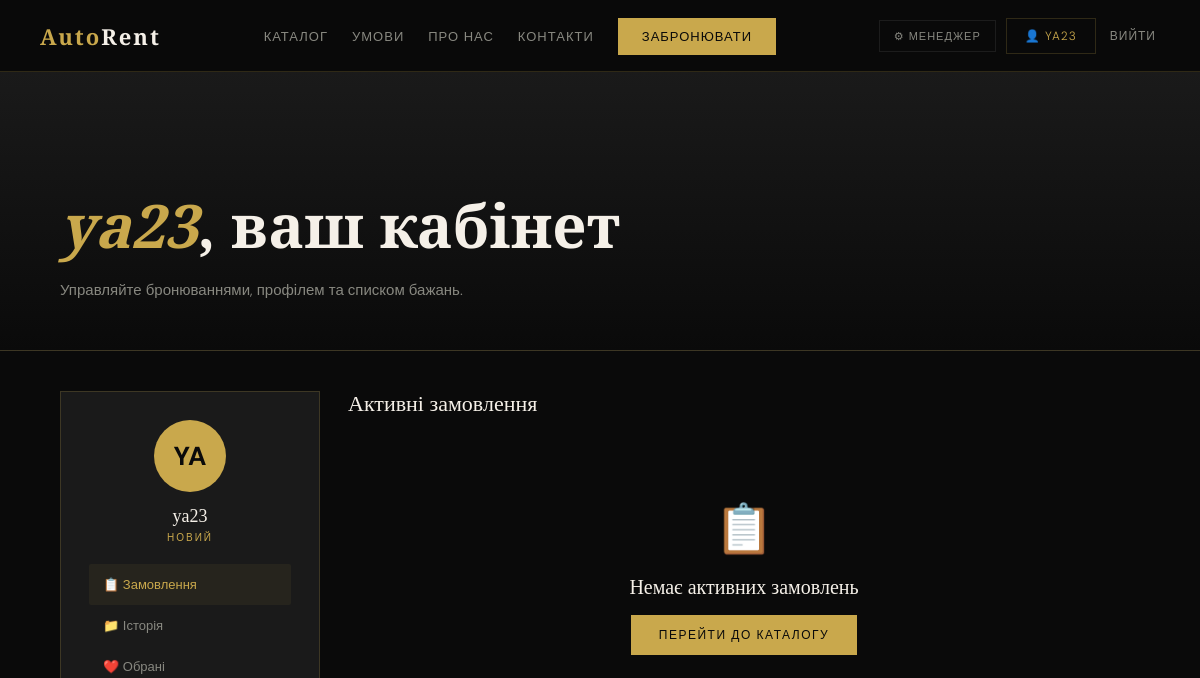
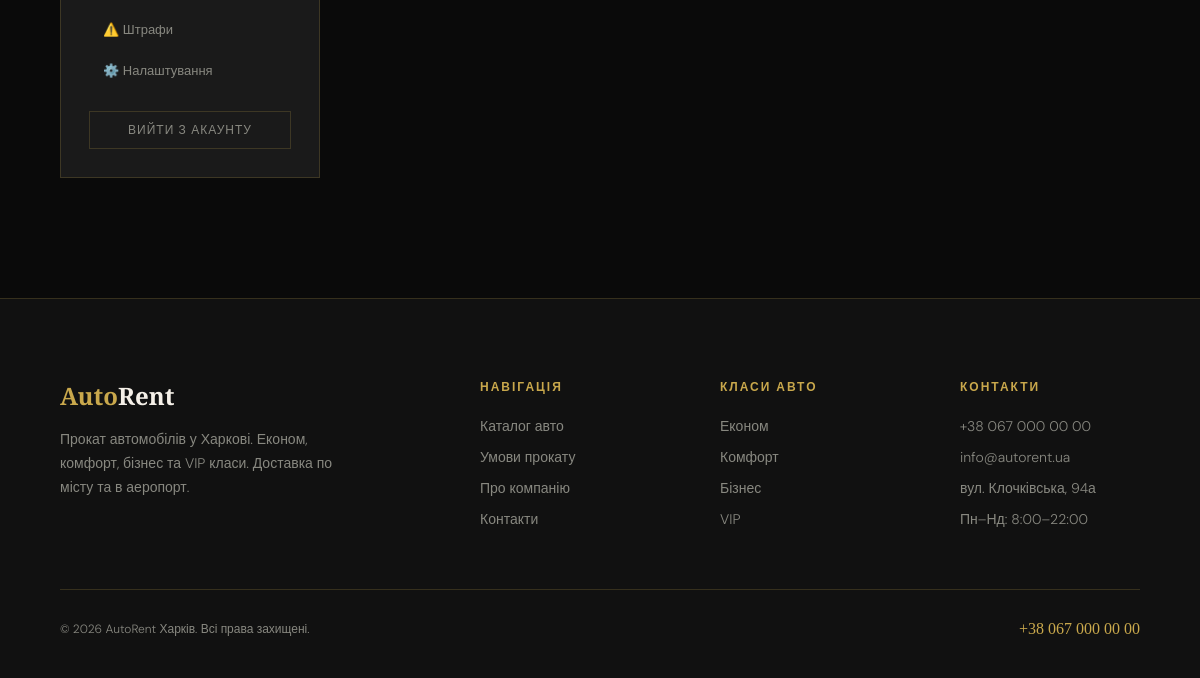
Page /profile/ (signed in) on the earlier database version (2 pictures, top to bottom).
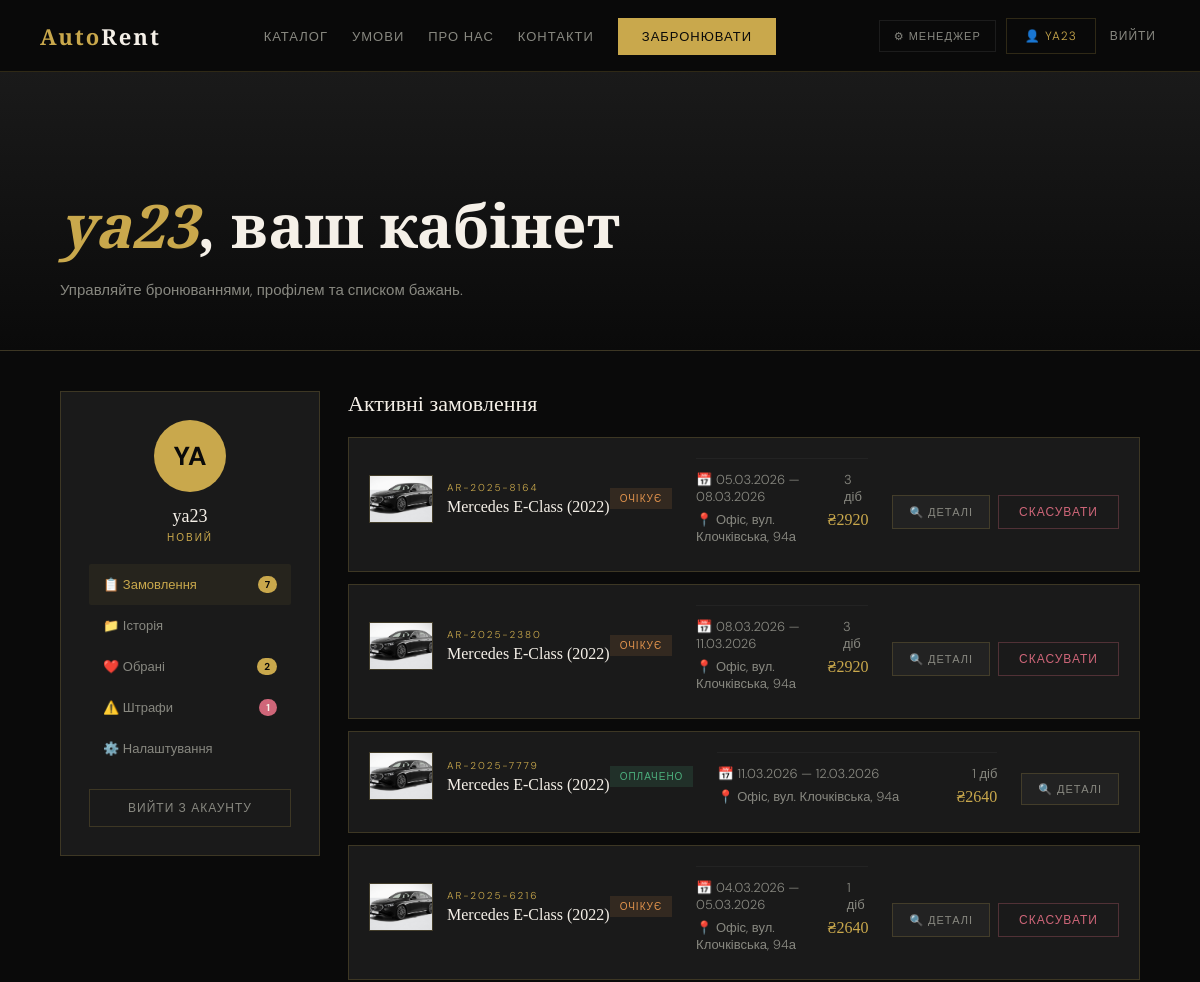
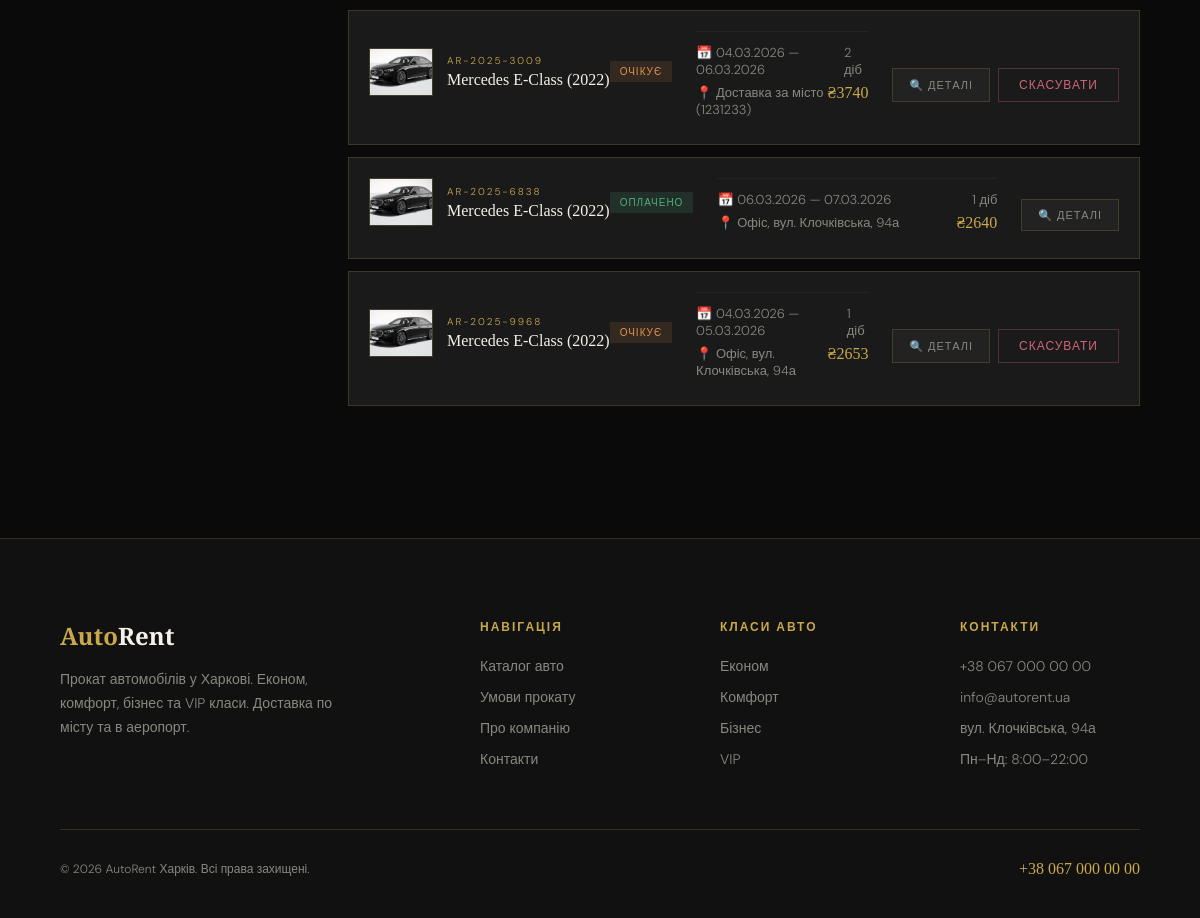
Same page on the later database version (2 pictures, top to bottom).
### core/models.py (models this page shows, shortened)
class Booking(models.Model):
    STATUSES = [('pending','Очікує'),('awaiting_payment','Очікує оплати'),('paid','Оплачено'),('active','Активне'),('completed','Завершено'),('cancelled','Скасовано')]
    TARIFFS = [('base','Base (зі заставою)'),('prime','Prime (без застави)')]
    PAYMENTS = [('card','Картка'),('cash','Готівка'),('bank','Безготівковий')]
    PICKUPS = [('office','Офіс, вул. Клочківська, 94а'),('airport','Аеропорт «Харків»'),('station','Залізничний вокзал'),('delivery','Доставка по місту'),('delivery_out','Доставка за місто')]
    number = models.CharField('Номер', max_length=20, unique=True, blank=True)
    user = models.ForeignKey(User, on_delete=models.CASCADE, related_name='bookings')
    car = models.ForeignKey(Car, on_delete=models.CASCADE, related_name='bookings')
    date_from = models.DateField('Від')
    date_to = models.DateField('До')
    time_from = models.TimeField('Час отримання', default='10:00')
    time_to   = models.TimeField('Час повернення', default='10:00')
    pickup_location    = models.CharField('Місце отримання', max_length=20, choices=PICKUPS, default='office')
    delivery_address   = models.CharField('Адреса доставки', max_length=255, blank=True)
    return_location    = models.CharField('Місце повернення', max_length=20, choices=PICKUPS, default='office')
    return_address     = models.CharField('Адреса повернення', max_length=255, blank=True)
    tariff = models.CharField('Тариф', max_length=10, choices=TARIFFS, default='base')
    payment_method = models.CharField('Оплата', max_length=10, choices=PAYMENTS, default='card')
    status = models.CharField('Статус', max_length=20, choices=STATUSES, default='pending')
    extra_gps = models.BooleanField('GPS', default=False)
    extra_child_seat = models.BooleanField('Дитяче крісло', default=False)
    extra_wifi = models.BooleanField('Wi-Fi', default=False)
    extra_driver = models.BooleanField('Доп. водій', default=False)
    extra_tire = models.BooleanField('Захист шин', default=False)
    extra_green_card = models.BooleanField('Зелена картка', default=False)
    total_price = models.DecimalField('Сума USD', max_digits=10, decimal_places=2, default=0)
    deposit_amount = models.DecimalField('Застава USD', max_digits=10, decimal_places=2, default=0)
    SOURCES = [('web','Сайт (повна форма)'),('quick','Швидке замовлення'),('manager','Менеджер')]
    manager_note = models.TextField('Нотатка', blank=True)
    source = models.CharField('Джерело', max_length=20, choices=SOURCES, default='web')
    promo_code = models.CharField('Промокод', max_length=50, blank=True)
    created_at = models.DateTimeField(auto_now_add=True)
    updated_at = models.DateTimeField(auto_now=True)
    class Meta:
        verbose_name = 'Замовлення'
        verbose_name_plural = 'Замовлення'
        ordering = ['-created_at']
    @property
    def days(self):
        d = (self.date_to - self.date_from).days
        return max(d, 1)
    @property
    def total_with_deposit(self):
        return (self.total_price or 0) + (self.deposit_amount or 0)
    def get_pickup_display_custom(self):
        return dict(self.PICKUPS).get(self.pickup_location, self.pickup_location)
    def get_return_location_display(self):
        return dict(self.PICKUPS).get(self.return_location, self.return_location)
    @property
    def is_prime(self):
        return self.tariff == 'prime'
    @property
    def rent_price(self):
        daily = float(self.car.price_prime if self.is_prime else self.car.price_base)
        return round(daily * self.days, 2)
    @property
    def extras_price(self):
        d = self.days or 1
        total = 0
        if self.extra_gps:        total += 80 * d
        if self.extra_child_seat: total += 120 * d
        if self.extra_wifi:       total += 150 * d
        if self.extra_driver:     total += 200 * d
        if self.extra_tire:       total += 250 * d
        if self.extra_green_card: total += 800
        return total
    @property
    def delivery_price(self):
        if self.pickup_location == 'delivery':     return 200
        if self.pickup_location == 'delivery_out': return 500
        return 0

class Car(models.Model):
    CAR_CLASSES = [('economy','Економ'),('comfort','Комфорт'),('business','Бізнес'),('vip','VIP'),('crossover','Кросовер'),('minivan','Мінівен'),('electric','Електро')]
    FUELS = [('petrol','Бензин'),('diesel','Дизель'),('electric','Електро'),('hybrid','Гібрид')]
    STATUSES = [('free','Вільний'),('rented','У прокаті'),('service','На ТО'),('broken','Несправний')]
    brand = models.CharField('Марка', max_length=50)
    model = models.CharField('Модель', max_length=100)
    year = models.IntegerField('Рік', default=2023)
    car_class = models.CharField('Клас', max_length=20, choices=CAR_CLASSES, default='comfort')
    fuel = models.CharField('Паливо', max_length=20, choices=FUELS, default='petrol')
    transmission = models.CharField('КПП', max_length=30, default='Автомат')
    seats = models.IntegerField('Місць', default=5)
    engine = models.CharField('Двигун', max_length=40, blank=True)
    drive = models.CharField('Привід', max_length=20, default='Передній')
    color = models.CharField('Колір', max_length=30, default='Чорний')
    plate = models.CharField('Держ. номер', max_length=20, unique=True)
    mileage = models.IntegerField('Пробіг км', default=0)
    price_base = models.DecimalField('Base USD/доба', max_digits=8, decimal_places=2, default=50)
    price_prime = models.DecimalField('Prime USD/доба', max_digits=8, decimal_places=2, default=70)
    deposit = models.DecimalField('Застава USD', max_digits=8, decimal_places=2, default=1500)
    status = models.CharField('Статус', max_length=20, choices=STATUSES, default='free')
    next_service = models.DateField('Наступне ТО', null=True, blank=True)
    description = models.TextField('Опис', blank=True)
    features = models.TextField('Особливості (через кому)', blank=True)
    image = models.ImageField('Фото', upload_to='cars/', blank=True, null=True)
    emoji = models.CharField('Емодзі', max_length=8, default='🚗')
    is_featured = models.BooleanField('На головній', default=False)
    is_popular  = models.BooleanField('Популярний', default=False)
    created_at = models.DateTimeField(auto_now_add=True)
    class Meta:
        verbose_name = 'Автомобіль'
        verbose_name_plural = 'Автомобілі'
        ordering = ['car_class', 'brand']
    @property
    def full_name(self): return f'{self.brand} {self.model}'
    @property
    def is_available(self): return self.status == 'free'

class CarPhoto(models.Model):
    car     = models.ForeignKey(Car, on_delete=models.CASCADE, related_name='photos')
    image   = models.ImageField('Фото', upload_to='cars/gallery/')
    caption = models.CharField('Підпис', max_length=100, blank=True)
    order   = models.PositiveIntegerField('Порядок', default=0)
    is_main = models.BooleanField('Головне фото', default=False)
    class Meta:
        verbose_name        = 'Фото авто'
        verbose_name_plural = 'Фото авто'
        ordering            = ['order', 'id']

### core/views.py (the view, shortened to what this page needs)
# urls.py: path('profile/', views.profile, name='profile'),
@login_required
def profile(request):
    profile, _ = ClientProfile.objects.get_or_create(user=request.user)
    all_bookings = request.user.bookings.select_related('car').prefetch_related('car__photos').order_by('-pk')
    active_bookings = all_bookings.filter(status__in=['active','pending','awaiting_payment','paid'])
    past_bookings = all_bookings.filter(status__in=['completed','cancelled'])
    wishlist = Wishlist.objects.filter(user=request.user).select_related('car')
    fines = Fine.objects.filter(booking__user=request.user).exclude(status='waived')
    SEGMENT_RANK = {'new': 0, 'regular': 1, 'vip': 2, 'blocked': 3}
    if profile.segment not in ('blocked', 'vip'):
        completed_count = request.user.bookings.filter(status='completed').count()
        auto_seg = 'new' if completed_count == 0 else ('regular' if completed_count < 5 else 'vip')
        if SEGMENT_RANK.get(auto_seg, 0) > SEGMENT_RANK.get(profile.segment, 0):
            profile.segment = auto_seg
            profile.save(update_fields=['segment'])
    return render(request, 'core/profile.html', {
        'profile': profile,
        'active_bookings': active_bookings,
        'past_bookings': past_bookings,
        'all_bookings': all_bookings,
        'wishlist': wishlist,
        'fines': fines,
    })

### core/models.py (called while the page is built)
    @property
    def initials(self):
        fn, ln = self.user.first_name, self.user.last_name
        return f'{fn[:1]}{ln[:1]}'.upper() if fn and ln else self.user.username[:2].upper()

### manager_portal/context_processors.py (called while the page is built)
def manager_context(request):
    if not request.user.is_authenticated or not request.user.is_staff:
        return {}
    return {
        'pending_count': Booking.objects.filter(status='pending').count(),
        'unpaid_fines': Fine.objects.filter(status='unpaid').count(),
    }

### templates/core/profile.html (shortened to what the changed rows need)
{% extends 'base.html' %}
{% block content %}
<div class="page-header">
  <h1><em>{{ user.first_name|default:user.username }}</em>, ваш кабінет</h1>
</div>
<section style="padding:40px 60px 80px;">
  <div style="display:grid;grid-template-columns:260px 1fr;gap:28px;align-items:start;">
    <div style="background:var(--dark2);border:1px solid var(--border);padding:28px;position:sticky;top:88px;">
      <div id="sideNav">
        <div class="p-nav-item active" onclick="showTab('bookings',this)">📋 Замовлення
          {% if active_bookings %}<span class="p-badge">{{ active_bookings|length }}</span>{% endif %}
        </div>
        <div class="p-nav-item" onclick="showTab('wishlist',this)">❤️ Обрані
          {% if wishlist %}<span class="p-badge">{{ wishlist|length }}</span>{% endif %}
        </div>
        <div class="p-nav-item" onclick="showTab('fines',this)">⚠️ Штрафи
          {% if fines %}<span class="p-badge red">{{ fines|length }}</span>{% endif %}
        </div>
      </div>
    </div>
    <div>
      <div class="p-tab active" id="tab-bookings">
        {% if active_bookings %}
        {% for b in active_bookings %}
        <div class="booking-card">
          <div class="booking-card-header">
            <div style="display:flex;gap:14px;align-items:center;">
              <div class="bc-car-thumb">
                {% if b.car.photos.first %}
                  <img src="{{ b.car.photos.first.image.url }}" alt="{{ b.car.full_name }}">
                {% elif b.car.image %}
                  <img src="{{ b.car.image.url }}" alt="{{ b.car.full_name }}">
                {% else %}
                  <div class="bc-car-thumb-placeholder">{{ b.car.emoji|default:"🚗" }}</div>
                {% endif %}
              </div>
              <div>
                <div class="bc-number">{{ b.number }}</div>
                <div class="bc-car">{{ b.car.full_name }} ({{ b.car.year }})</div>
              </div>
            </div>
            <div class="bc-status sp-{{ b.status }}">{{ b.get_status_display }}</div>
          </div>
          <div class="booking-card-body">
            <div class="bc-info-row">
              <span>📅 {{ b.date_from|date:"d.m.Y" }} — {{ b.date_to|date:"d.m.Y" }}</span>
              <span>{{ b.days }} діб</span>
            </div>
            <div class="bc-info-row">
              <span>📍 {{ b.get_pickup_display_custom }}{% if b.delivery_address %}{% if b.pickup_location == 'delivery' or b.pickup_location == 'delivery_out' %} ({{ b.delivery_address }}){% endif %}{% endif %}</span>
              <span class="bc-price">₴{{ b.total_with_deposit|floatformat:0 }}</span>
            </div>
          </div>
          <div style="display:flex;gap:8px;margin-top:14px;flex-wrap:wrap;">
            <button class="btn-detail" onclick="openDetail({{ b.pk }})">🔍 Деталі</button>
            {% if b.status == 'pending' %}
            <form method="post" style="display:inline;">
              <button type="submit" class="btn-cancel-booking" onclick="return confirm('Скасувати замовлення {{ b.number }}?')">Скасувати</button>
            </form>
            {% endif %}
          </div>
        </div>
        {% endfor %}
        {% else %}
        <div class="empty-state">
          <div class="empty-icon">📋</div>
          <div class="empty-title">Немає активних замовлень</div>
          <a href="{% url 'catalog' %}" class="btn-empty">Перейти до каталогу</a>
        </div>
        {% endif %}
      </div>
    </div>
  </div>
</section>
{% endblock %}

Differences in the rows shown:
added Booking: car.photos.first.image (picture), number "AR-2025-8164", car.full_name "Mercedes E-Class", car.year "2022", status "ОЧІКУЄ", date_from "05.03.2026", date_to "08.03.2026", days "3", get_pickup_display_custom "Офіс, вул. Клочківська, 94а", total_with_deposit "2920"
added Booking: car.photos.first.image (picture), number "AR-2025-2380", car.full_name "Mercedes E-Class", car.year "2022", status "ОЧІКУЄ", date_from "08.03.2026", date_to "11.03.2026", days "3", get_pickup_display_custom "Офіс, вул. Клочківська, 94а", total_with_deposit "2920"
added Booking: car.photos.first.image (picture), number "AR-2025-7779", car.full_name "Mercedes E-Class", car.year "2022", status "ОПЛАЧЕНО", date_from "11.03.2026", date_to "12.03.2026", days "1", get_pickup_display_custom "Офіс, вул. Клочківська, 94а", total_with_deposit "2640"
added Booking: car.photos.first.image (picture), number "AR-2025-6216", car.full_name "Mercedes E-Class", car.year "2022", status "ОЧІКУЄ", date_from "04.03.2026", date_to "05.03.2026", days "1", get_pickup_display_custom "Офіс, вул. Клочківська, 94а", total_with_deposit "2640"
added Booking: car.photos.first.image (picture), number "AR-2025-3009", car.full_name "Mercedes E-Class", car.year "2022", status "ОЧІКУЄ", date_from "04.03.2026", date_to "06.03.2026", days "2", get_pickup_display_custom "Доставка за місто", delivery_address "1231233", total_with_deposit "3740"
added Booking: car.photos.first.image (picture), number "AR-2025-6838", car.full_name "Mercedes E-Class", car.year "2022", status "ОПЛАЧЕНО", date_from "06.03.2026", date_to "07.03.2026", days "1", get_pickup_display_custom "Офіс, вул. Клочківська, 94а", total_with_deposit "2640"
added Booking: car.photos.first.image (picture), number "AR-2025-9968", car.full_name "Mercedes E-Class", car.year "2022", status "ОЧІКУЄ", date_from "04.03.2026", date_to "05.03.2026", days "1", get_pickup_display_custom "Офіс, вул. Клочківська, 94а", total_with_deposit "2653"
Other differences:
{{ active_bookings|length }}: (not shown) → "7"
{{ wishlist|length }}: (not shown) → "2"
{{ fines|length }}: (not shown) → "1"
text no longer shown: "📋 Немає активних замовлень ПЕРЕЙТИ ДО КАТАЛОГУ"
